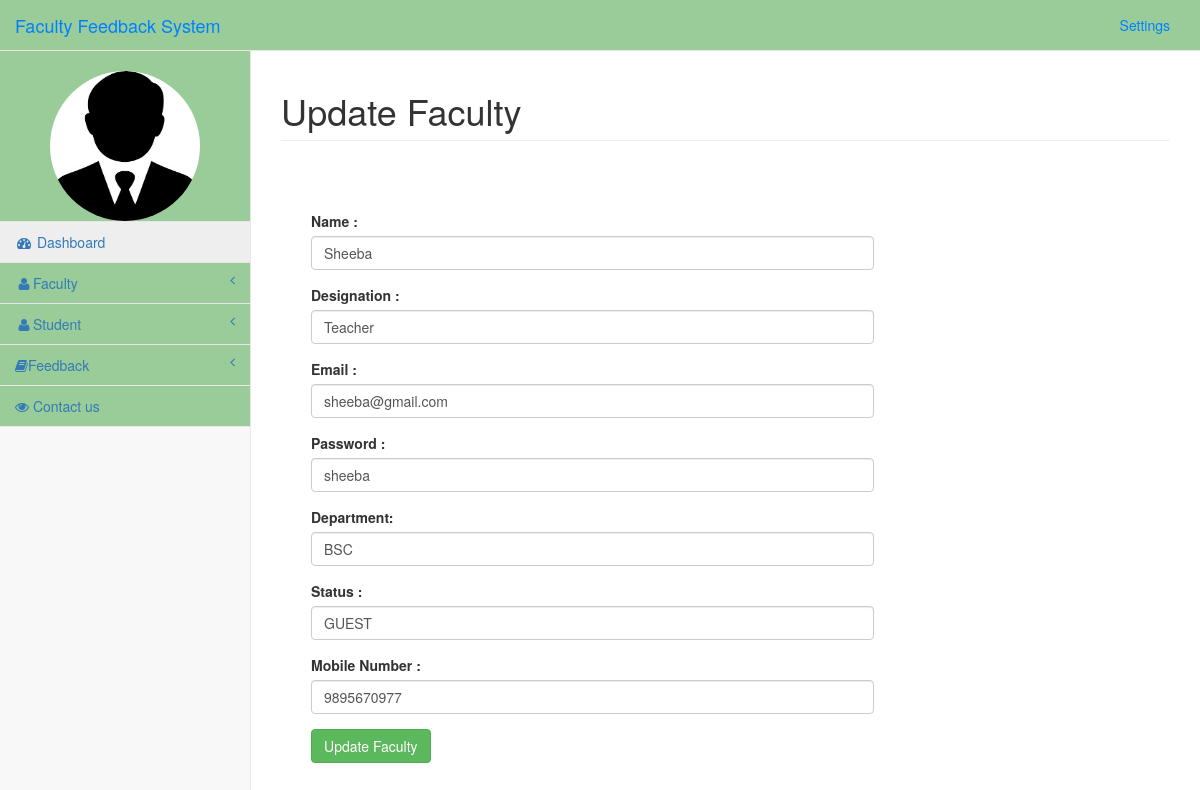
The app's page /admin/dashboard.php?id=31&info=edit_faculty (signed in) with its own data.
### tables this page shows
CREATE TABLE `faculty` (
  `fac_id` int(11) NOT NULL,
  `name` varchar(30) NOT NULL,
  `designation` varchar(50) NOT NULL,
  `department` varchar(50) NOT NULL,
  `status` varchar(10) NOT NULL,
  `email` varchar(100) NOT NULL,
  `password` varchar(20) NOT NULL,
  `mobile` bigint(10) NOT NULL,
  `date` datetime NOT NULL
);

### admin/edit_faculty.php (the view, shortened to what this page needs)
<?php
	extract($_POST);
$con=mysqli_query($conn,"select * from faculty where fac_id='".$_GET['id']."'");
$res=mysqli_fetch_assoc($con);
?>
<h1 class="page-header">Update  Faculty</h1>
<div class="col-lg-8" style="margin:15px;">
	<form method="post">
	<div class="control-group form-group">
    	<div class="controls">
        </div>
   	</div>
	<div class="control-group form-group">
    	<div class="controls">
        	<label>Name :</label>
            	<input type="text" value="<?php echo @$res['name'];?>" name="n" class="form-control" required>
        </div>
   	</div>
	<div class="control-group form-group">
    	<div class="controls">
        	<label>Designation :</label>
            	<input type="text" value="<?php echo @$res['designation'];?>" name="desg" class="form-control" required>
        </div>
   	</div>
	<div class="control-group form-group">
    	<div class="controls">
        	<label>Email :</label>
            	<input type="email" value="<?php echo @$res['email'];?>"  name="email" class="form-control" required>
        </div>
    </div>
	<div class="control-group form-group">
    	<div class="controls">
        	<label>Password :</label>
          <input type="text" value="<?php echo @$res['password'];?>"  name="pass" class="form-control" required>
        </div>
    </div>
	<div class="control-group form-group">
    	<div class="controls">
        	<label>Department:</label>
  <input type="text"  name="dep" value="<?php echo @$res['department'];?>" class="form-control" required>
        </div>
    </div>
	<div class="control-group form-group">
    	<div class="controls">
        	<label>Status :</label>
  <input type="text"  name="status" value="<?php echo @$res['status'];?>" class="form-control" required>
        </div>
    </div>
	<div class="control-group form-group">
    	<div class="controls">
        	<label>Mobile Number :</label>
            	<input type="number" id="mob" value="<?php echo @$res['mobile'];?>" class="form-control" maxlength="10" name="mob"  required>
        </div>
  	</div>
	<div class="control-group form-group">
    	<div class="controls">
            	<input type="submit" class="btn btn-success" name="save" value="Update  Faculty">
        </div>
  	</div>
	</form>
</div>

### css/sb-admin-2.css (style rules this page uses)
body { background-color: #f8f8f8; }

### records on screen
faculty: n "Sheeba", desg "Teacher", email "sheeba@gmail.com", pass "sheeba", dep "BSC", status "GUEST", mob "9895670977"
